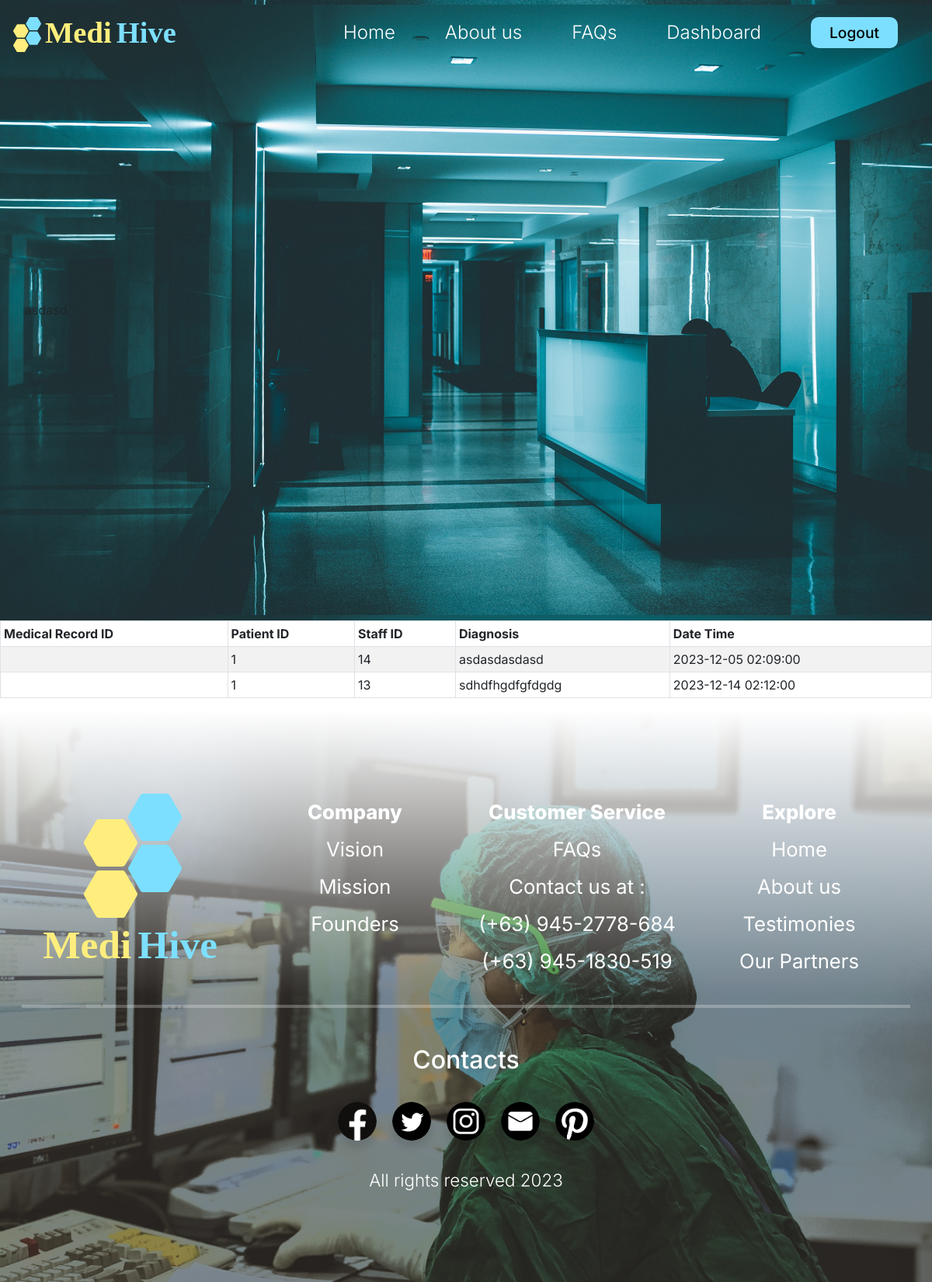
The page /pages/records/patient-info.php (signed in) on the database its author committed.
### tables this page shows
CREATE TABLE `medical_record` (
  `consultationID` int(11) NOT NULL,
  `patientID` int(11) NOT NULL,
  `staffID` int(11) NOT NULL,
  `datetime` datetime NOT NULL,
  `diagnosis` varchar(255) NOT NULL
);

### classes/medicalrecord.class.php (called while the page is built, shortened)
<?php
require_once 'database.php';
class MedicalRecord
{
    protected $db;
    function __construct()
    {
        $this->db = new Database();
    }
    function show()
    {
        if ($_SESSION['role'] == 'Admin') {
            $sql = "SELECT * FROM medical_record";
        }else{
            $sql = "SELECT * FROM medical_record WHERE staffID =".$_SESSION['data']['staffID'];
        }
        $query = $this->db->connect()->prepare($sql);
        $data = null;
        if ($query->execute()) {
            $data = $query->fetchAll();
        }
        return $data;
    }
}
?>

### classes/database.php (called while the page is built, shortened)
<?php
class Database {
    private $server = "localhost";
    private $dbname = 'medihive';
    private $user = "root";
    private $pass = '';
    private $connection;
    public function connect() {
        try{
            $this->connection = new PDO("mysql:host=$this->server;dbname=$this->dbname", $this->user, $this->pass);
            $this->connection->setAttribute(PDO::ATTR_ERRMODE, PDO::ERRMODE_EXCEPTION);
        } catch(PDOException $e) {
            die("Connection failed: " . $this->connection->connect_error);
        }
        return $this->connection;
    }
}
?>

### pages/records/patient-info.php (the view, shortened to what this page needs)
<!DOCTYPE html>
<html lang="en">
<?php
    require_once('../../includes/shared/head-index.php');
    require_once('../../includes/shared/header-nav.php');
?>
<body>
    <main>
      <section id="banner">
        <div class="banner-bg">
          <div class="banner-text container-fluid">
            asdasd
          </div>
        </div>
      </section>
      <?php
        require_once '../../classes/medicalrecord.class.php';
        ?>
        <?php
        $medicalrecord = new MedicalRecord();
        $medicalrecordArray = $medicalrecord->show();
        ?>
        <div class="lamesa table-responsive-lg mx-auto">
            <table id="medicalrecordArray" class="table mx-auto table-responsive-lg table-sm table-striped table-bordered">
            <thead>
                    <tr>
                        <th scope="col">Medical Record ID</th>
                        <th scope="col">Patient ID</th>
                        <th scope="col">Staff ID</th>
                        <th scope="col">Diagnosis</th>
                        <th scope="col">Date Time</th>
                    </tr>
                </thead>
                <tbody id="medicalrecordTableBody">
                    <?php
                    if ($medicalrecordArray) {
                        foreach ($medicalrecordArray as $item) {
                            ?>
                            <tr>
                                <td>
                                </td>
                                <td>
                                    <?= $item['patientID'] ?>
                                </td>
                                <td>
                                    <?= $item['staffID'] ?>
                                </td>
                                <td>
                                    <?= $item['diagnosis'] ?>
                                </td>
                                <td>
                                    <?= $item['datetime'] ?>
                                </td>
                            </tr>
                            <?php
                        }
                    }
                    ?>
                </tbody>
            </table>
        </div>
    </main>
    <?php
      require_once('../../includes/shared/footer-index.php');
    ?>
</body>
</html>

### css/index.css (style rules this page uses)
* { margin: 0; padding: 0; font-size: 1rem; box-sizing: border-box; font-family: 'Inter', sans-serif; }
section#banner { height: calc(100vh - 0px); padding: 0; }
.banner-bg { height: calc(100vh - 0px); background-image: url("../img/heroPage/brandon-holmes-GofYo51GQ_4-unsplash.png"); margin-top: -5.3rem; z-index: -1; background-position: center; display: flex; align-items: center; }
.banner-text { padding-inline: 2rem; margin: 0; }

### css/aboutus.css (style rules this page uses)
* { margin: 0; padding: 0; font-size: 1rem; box-sizing: border-box; font-family: 'Lucida Sans', 'Lucida Sans Regular', 'Lucida Grande', 'Lucida Sans Unicode', Geneva, Verdana, sans-serif; }

### css/loginop.css (style rules this page uses)
* { margin: 0; padding: 0; font-size: 1rem; box-sizing: border-box; font-family: 'Inter', sans-serif; }

### rows shown on the page
medical_record: patientID "1", staffID "14", diagnosis "asdasdasdasd", datetime "2023-12-05 02:09:00"
medical_record: patientID "1", staffID "13", diagnosis "sdhdfhgdfgfdgdg", datetime "2023-12-14 02:12:00"
